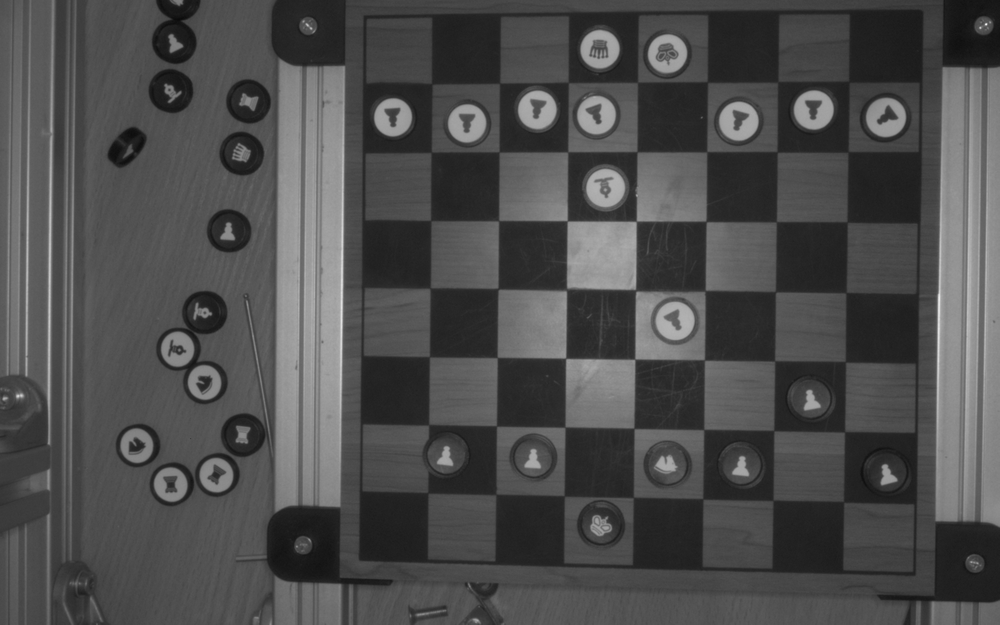
#> input picture scripts/captures_for_testing/20240517-133640.png, 1000 x 625 px, shrunk from 1920 x 1200 before the run
$ python compare.py captures_for_testing/20240517-133640.png captures_for_testing/20240517-133718.png
#> lines starting #> are read from the running program, lines starting #| are printed output that depends on the picture; after the words box and inside, x2 and y2 are one past the last pixel; in counts of white or black regions, pixels touching at a corner belong together
import cv2
import numpy as np
import sys

def load_image(image_path):
    image = cv2.imread(image_path, cv2.IMREAD_COLOR)
    if image is None:
        raise ValueError(f"Image not found at {image_path}")
    return image

def preprocess_image(image):
    return cv2.cvtColor(image, cv2.COLOR_BGR2GRAY)

def slice_into_squares(image, rows=8, cols=8):
    h, w = image.shape[0], image.shape[1]
    square_height = h // rows
    square_width = w // cols
    squares = []
    for row in range(rows):
        for col in range(cols):
            square = image[row * square_height:(row + 1) * square_height, col * square_width:(col + 1) * square_width]
            squares.append((square, (row, col)))
    return squares

def compare_squares(squares1, squares2, threshold=255*75):
    changes = {'taken': [], 'put': [], 'unchanged': []}
    for (sq1, pos1), (sq2, pos2) in zip(squares1, squares2):
        diff = cv2.absdiff(sq1, sq2)
        if np.sum(diff) > threshold:
            if np.mean(sq1) > np.mean(sq2):
                changes['taken'].append(pos1)
            else:
                changes['put'].append(pos1)
        else:
            changes['unchanged'].append(pos1)
    return changes

def visualize_changes(image, changes, square_height, square_width):
    for row, col in changes['taken']:
        top_left = (col * square_width, row * square_height)
        bottom_right = ((col + 1) * square_width, (row + 1) * square_height)
        cv2.rectangle(image, top_left, bottom_right, (0, 0, 255), 2)  # Red color for removed pieces
    for row, col in changes['put']:
        top_left = (col * square_width, row * square_height)
        bottom_right = ((col + 1) * square_width, (row + 1) * square_height)
        cv2.rectangle(image, top_left, bottom_right, (0, 255, 0), 2)  # Green color for added pieces
    for row, col in changes['unchanged']:
        top_left = (col * square_width, row * square_height)
        bottom_right = ((col + 1) * square_width, (row + 1) * square_height)
        cv2.rectangle(image, top_left, bottom_right, (128, 128, 128), 2)  # Gray color for unchanged pieces
    return image

def concatenate_images(images, axis=1):
    return cv2.hconcat(images) if axis == 1 else cv2.vconcat(images)

if __name__ == "__main__":
    if len(sys.argv) != 3:
        print("Usage: python compare.py path_to_first_image.png path_to_second_image.png")
        sys.exit(1)

    image1 = load_image(sys.argv[1])
#> in load_image, image is the input picture: shape (625, 1000, 3); min 10, max 243, mean 77.1
    image2 = load_image(sys.argv[2])
#> call 2 of load_image, with image_path = 'captures_for_testing/20240517-133718.png'
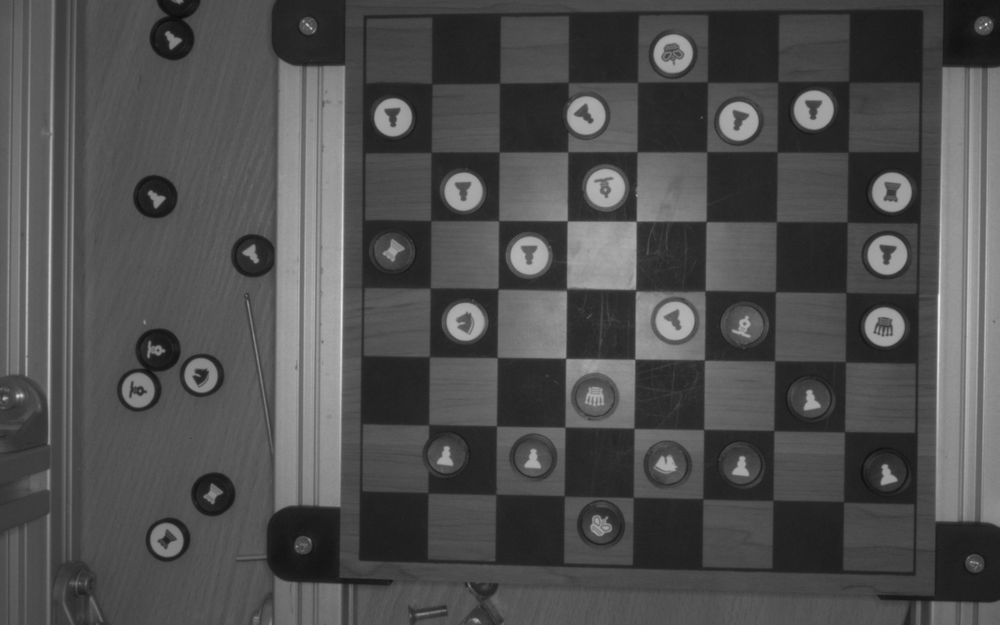
#> input picture scripts/captures_for_testing/20240517-133718.png, 1000 x 625 px, shrunk from 1920 x 1200 before the run
#> in load_image, image is the input picture: shape (625, 1000, 3); min 8, max 244, mean 78.3
    gray_image1 = preprocess_image(image1)
    gray_image2 = preprocess_image(image2)

    # Calculate square size from the first image
    rows, cols = 8, 8
    square_height = gray_image1.shape[0] // rows
#> square_height = 78
    square_width = gray_image1.shape[1] // cols
#> square_width = 125

    squares1 = slice_into_squares(gray_image1)
#> after the loop in slice_into_squares, `for row in range(rows):`: squares = 64 items
#> squares1 = 64 items
    squares2 = slice_into_squares(gray_image2)
#> squares2 = 64 items

    changes = compare_squares(squares1, squares2)
#> the loop in compare_squares, `for (sq1, pos1), (sq2, pos2) in zip(squares1, squares2):` made 64 passes
#> pos2 on passes 1 to 12: (0, 0), (0, 1), (0, 2), (0, 3), (0, 4), (0, 5), (0, 6), (0, 7), (1, 0), (1, 1), (1, 2), (1, 3)
#> pass 1, in compare_squares, `diff = cv2.absdiff(sq1, sq2)`:
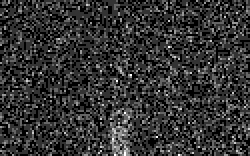
#> diff: shape (78, 125) (shown 2 times larger); min 0, max 5, mean 1; drawn with min black and max white
#> pass 3, in compare_squares, `diff = cv2.absdiff(sq1, sq2)`:
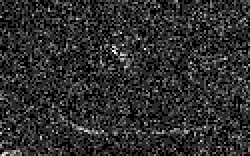
#> diff: shape (78, 125) (shown 2 times larger); min 0, max 6, mean 1.08; drawn with min black and max white
#> changes = 3 items

    result_image = visualize_changes(image1.copy(), changes, square_height, square_width)
#> the loop in visualize_changes, `for row, col in changes['taken']:` made 12 passes
#> (row, col, top_left, bottom_right) on passes 1 to 12: (0, 4, (500, 0), (625, 78)), (1, 3, (375, 78), (500, 156)), (1, 4, (500, 78), (625, 156)), (1, 6, (750, 78), (875, 156)), (1, 7, (875, 78), (1000, 156)), (2, 1, (125, 156), (250, 234)), (3, 2, (250, 234), (375, 312)), (4, 1, (125, 312), (250, 390)), (4, 4, (500, 312), (625, 390)), (5, 4, (500, 390), (625, 468)), (6, 1, (125, 468), (250, 546)), (7, 1, (125, 546), (250, 624))
#> after the loop in visualize_changes, `for row, col in changes['taken']:`:
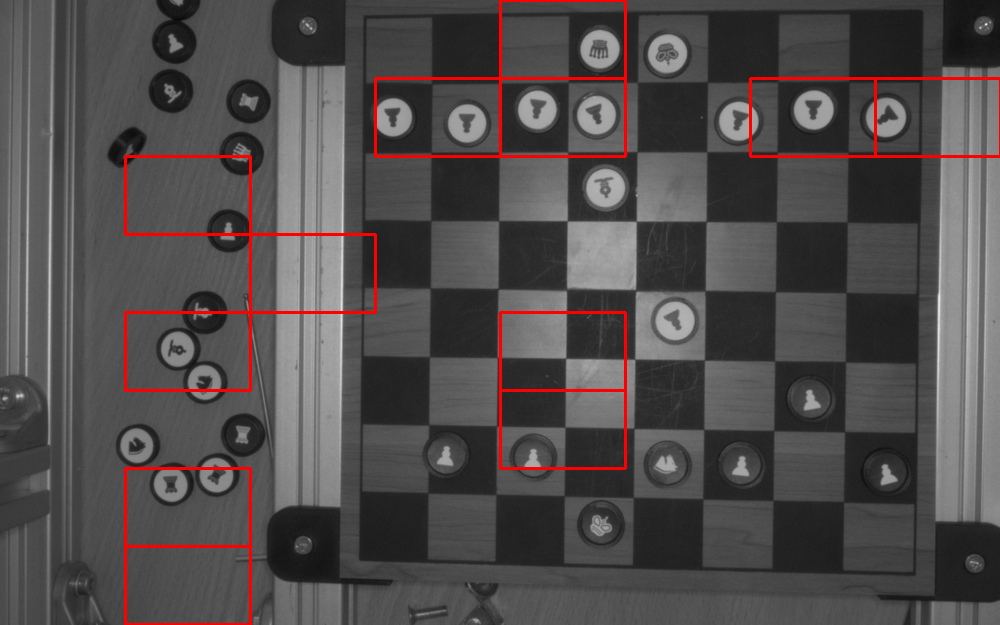
#> image: shape (625, 1000, 3); mean of channels 0, 1, 2 75.6, 75.6, 80.7; drawn as B, G, R
#> the loop in visualize_changes, `for row, col in changes['put']:` made 20 passes
#> (row, col, top_left, bottom_right) on passes 1 to 12: (0, 1, (125, 0), (250, 78)), (0, 5, (625, 0), (750, 78)), (1, 0, (0, 78), (125, 156)), (1, 1, (125, 78), (250, 156)), (1, 2, (250, 78), (375, 156)), (2, 2, (250, 156), (375, 234)), (2, 3, (375, 156), (500, 234)), (2, 7, (875, 156), (1000, 234)), (3, 1, (125, 234), (250, 312)), (3, 3, (375, 234), (500, 312)), (3, 4, (500, 234), (625, 312)), (3, 6, (750, 234), (875, 312))
#> after the loop in visualize_changes, `for row, col in changes['put']:`:
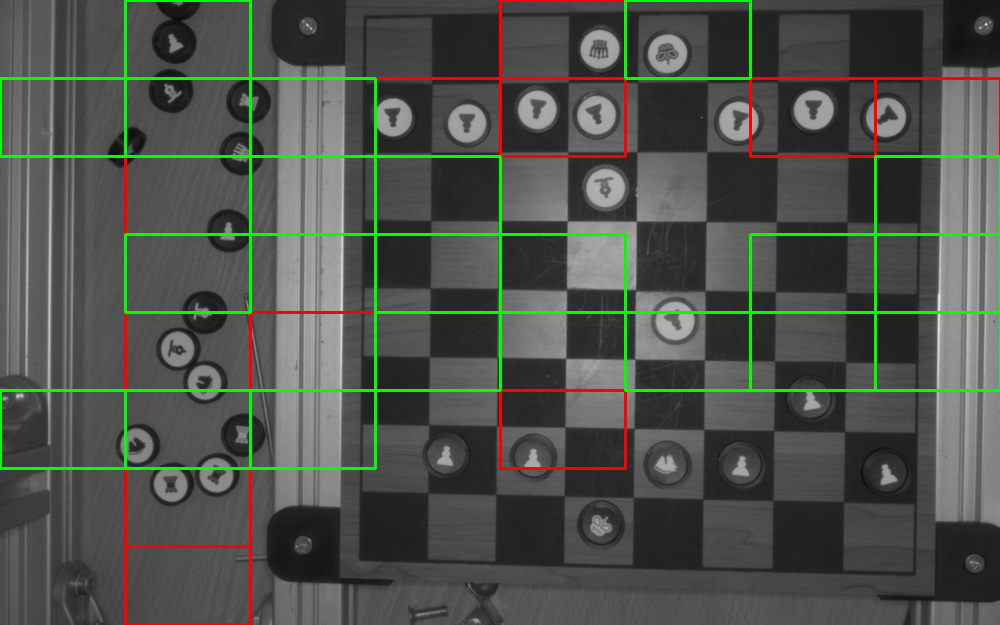
#> image: shape (625, 1000, 3); 2.97% of pixels changed, all inside (x1, y1, x2, y2) = (0, 0, 1000, 470); drawn as B, G, R
#> the loop in visualize_changes, `for row, col in changes['unchanged']:` made 32 passes
#> (row, col, top_left, bottom_right) on passes 2 to 13: (0, 2, (250, 0), (375, 78)), (0, 3, (375, 0), (500, 78)), (0, 6, (750, 0), (875, 78)), (0, 7, (875, 0), (1000, 78)), (1, 5, (625, 78), (750, 156)), (2, 0, (0, 156), (125, 234)), (2, 4, (500, 156), (625, 234)), (2, 5, (625, 156), (750, 234)), (2, 6, (750, 156), (875, 234)), (3, 0, (0, 234), (125, 312)), (3, 5, (625, 234), (750, 312)), (4, 0, (0, 312), (125, 390))
#> (row, col, bottom_right) on pass 1: (0, 0, (125, 78))
#> after the loop in visualize_changes, `for row, col in changes['unchanged']:`:
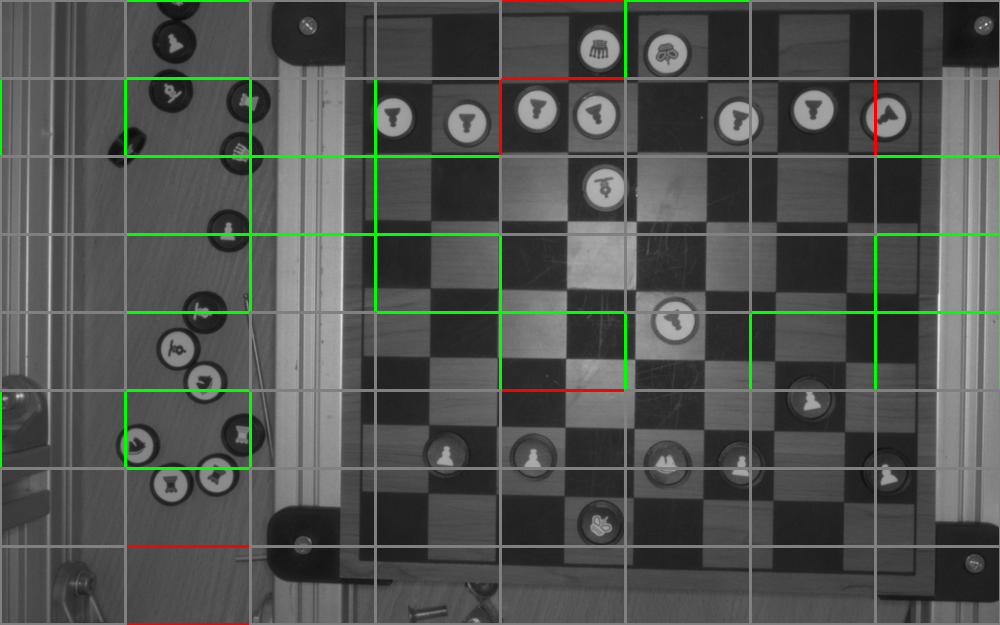
#> image: shape (625, 1000, 3); 4.27% of pixels changed, all inside (x1, y1, x2, y2) = (0, 0, 1000, 625); drawn as B, G, R

    combined_image = concatenate_images([image1, image2, result_image])
#> in concatenate_images, `return cv2.hconcat(images) if axis == 1 else cv2.vconcat(images)`:
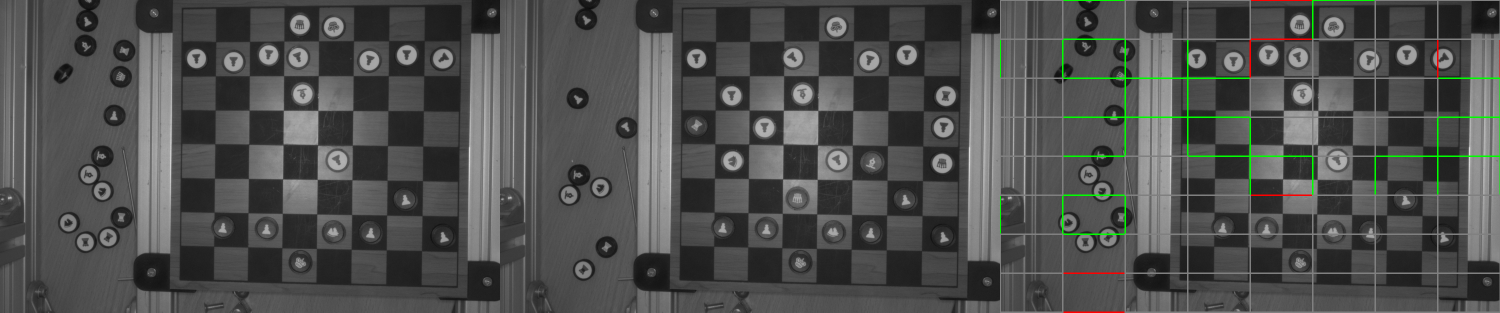
#> returned value: shape (625, 3000, 3) (shown at 1/2 size); mean of channels 0, 1, 2 77.8, 79.2, 78; drawn as B, G, R
    cv2.imshow('Combined Visualization', combined_image)
    cv2.waitKey(0)
    cv2.destroyAllWindows()
    cv2.imwrite('combined_result_image.png', combined_image)
